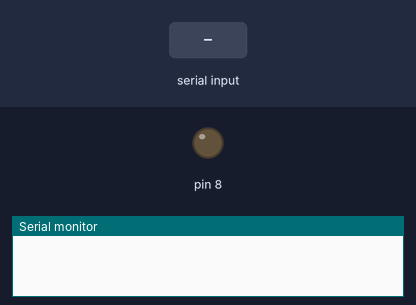
A sketch run on a simulated Arduino Uno, built with avr-gcc and run on an emulated ATmega328P. Shown: output pins drawn as LEDs (lit = HIGH), the last lines printed to the serial monitor. The test bench sets the inputs (shaded band).

Above: at 1.2 s.
1.3 s: "a" received over Serial
At 2.7 s:
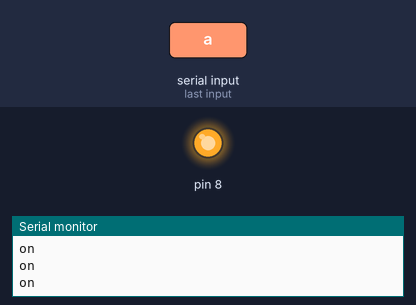
Timing chart, 0 to 4.3 s (numbered marks = the images above; inputs shaded):
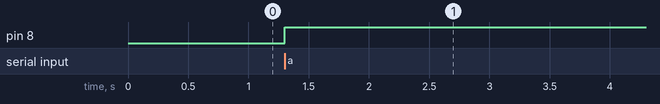

Measured:
- after the input at 1.3 s, pin 8: LOW → HIGH at once

The sketch:

antena_try_arduino.ino
```cpp
unsigned long start;
bool on = false;
bool flag = false;
int incomingByte = 0;

void setup() {
  Serial.begin(9600);
  pinMode(8, OUTPUT); // デジタルピン8を出力モードに設定
}

void loop() {
  if (Serial.available() > 0) {
    if (Serial.read() == 'a') {
      on = !on;

    }
  }
  if (on) {
    Serial.println ("on");
    if (!flag) {
      start = millis();
      flag = true;

    }
    digitalWrite(8, HIGH);
  } else {
    digitalWrite(8, LOW); // LOWに戻す
    if (flag) {
      Serial.println(millis() - start);
      flag = false;
    }
  }

}
```
